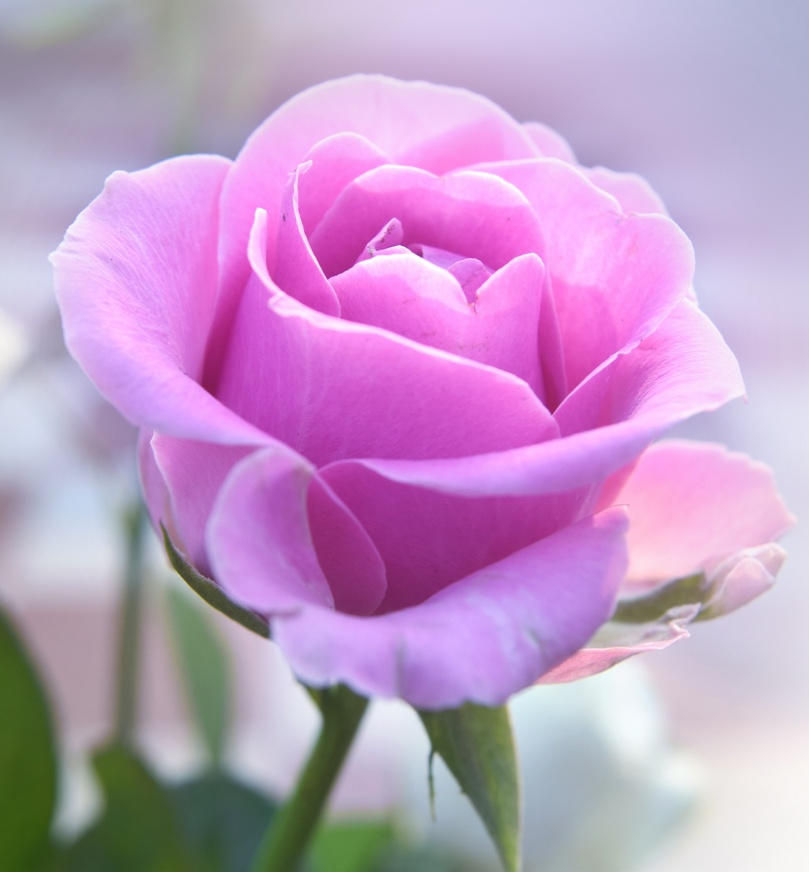
#> input picture rose.jpg, 809 x 872 px, shrunk from 1783 x 1920 before the run, found by its file name
$ python butterworth_filter.py
#> lines starting #> are read from the running program, lines starting #| are printed output that depends on the picture
import numpy as np
import cv2
import matplotlib.pyplot as plt

img = cv2.imread('/home/inzamul/Downloads/rose.jpg', 0)
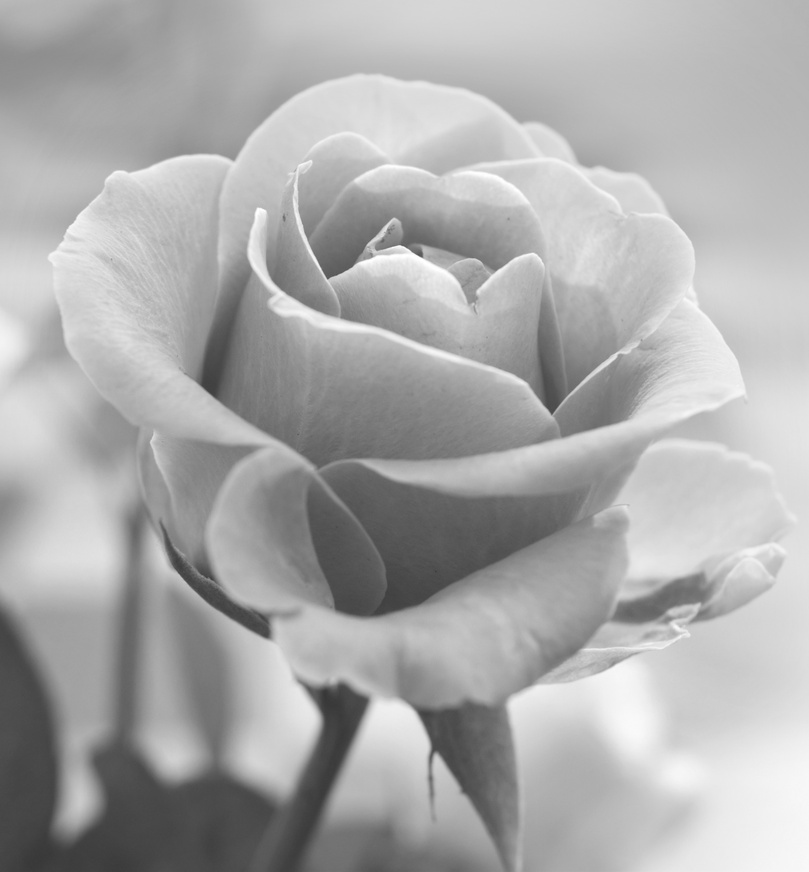
#> img: shape (872, 809); min 55, max 255, mean 171.3
dft = np.fft.fft2(img)
shifted_dft = np.fft.fftshift(dft)


rows, cols = img.shape
#> rows = 872; cols = 809
print(f"Image Size: Height={rows}, Width={cols}")
#| Image Size: Height=872, Width=809

center_x = cols // 2
#> center_x = 404
center_y = rows // 2
#> center_y = 436


u = np.arange(rows)
#> u = 872 values from 0 to 871
v = np.arange(cols)
#> v = 809 values from 0 to 808

U,V = np.meshgrid(u - center_y, v - center_x, indexing='ij')

D = np.sqrt(U**2 + V**2)
D1 = 40
n = 2

butterworth_lpf = 1/(1 + (D/D1)**(2*n))
butterworth_hpf = 1 - butterworth_lpf

result = shifted_dft * butterworth_lpf
unshifted_dft = np.fft.ifftshift(result)
filtered_image_complex = np.fft.ifft2(unshifted_dft)
final_image = np.abs(filtered_image_complex)

result1 = shifted_dft * butterworth_hpf
unshifted_dft1 = np.fft.ifftshift(result1)
filtered_image_complex1 = np.fft.ifft2(unshifted_dft1)
final_image1 = np.abs(filtered_image_complex1)
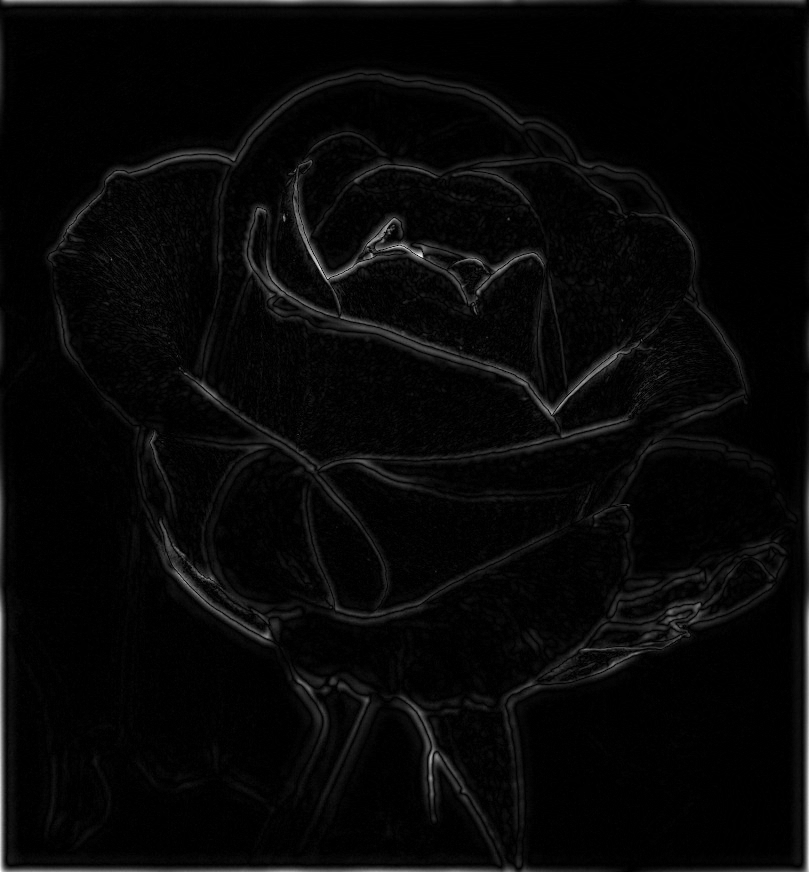
#> final_image1: shape (872, 809) float64; min 1.02e-06, max 96.24, mean 2.9; drawn with min black and max white


plt.figure(figsize=(15, 6))

plt.subplot(1, 3, 1)
plt.imshow(img, cmap='gray')
plt.title("Original Image")
plt.axis('off')

plt.subplot(1, 3, 2)
plt.imshow(final_image, cmap='gray')
plt.title("Butterworth Low pass")
plt.axis('off')

plt.subplot(1, 3, 3)
plt.imshow(final_image1, cmap='gray')
plt.title("Butterworth high pass")
plt.axis('off')

plt.tight_layout()
plt.show()
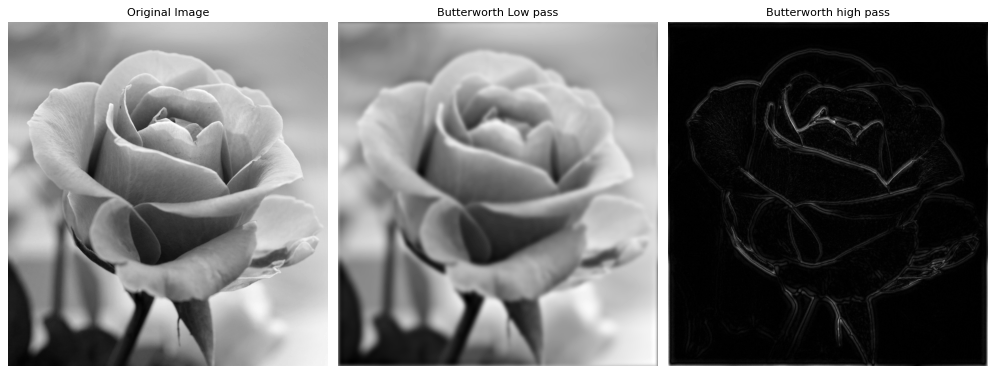
#> figure drawn by matplotlib, 3 panels

$ run again, with big_image.jpg copied over rose.jpg
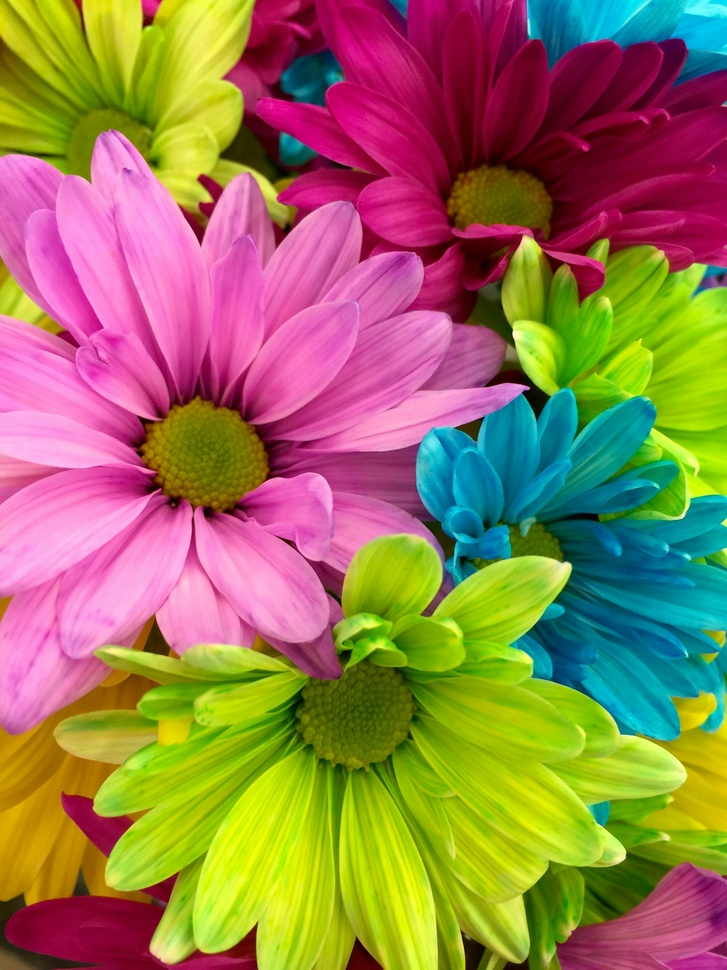
#> input picture big_image.jpg, 727 x 970 px, shrunk from 2448 x 3264 before the run, found by its file name
#| Image Size: Height=970, Width=727
#> `final_image1 = np.abs(filtered_image_complex1)`:
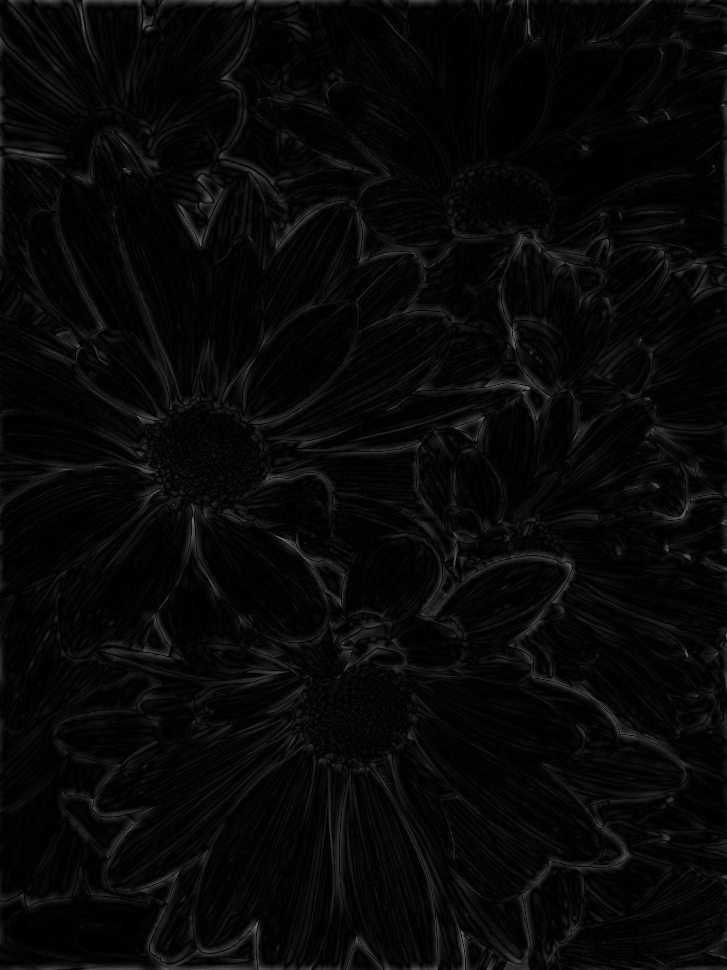
#> final_image1: shape (970, 727) float64; min 6.31e-07, max 116.5, mean 8.2
#> `plt.show()`:
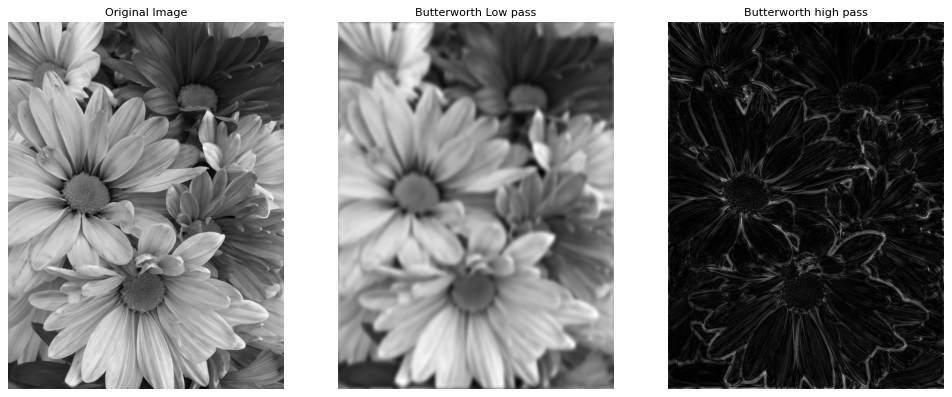
#> figure drawn by matplotlib, 3 panels
